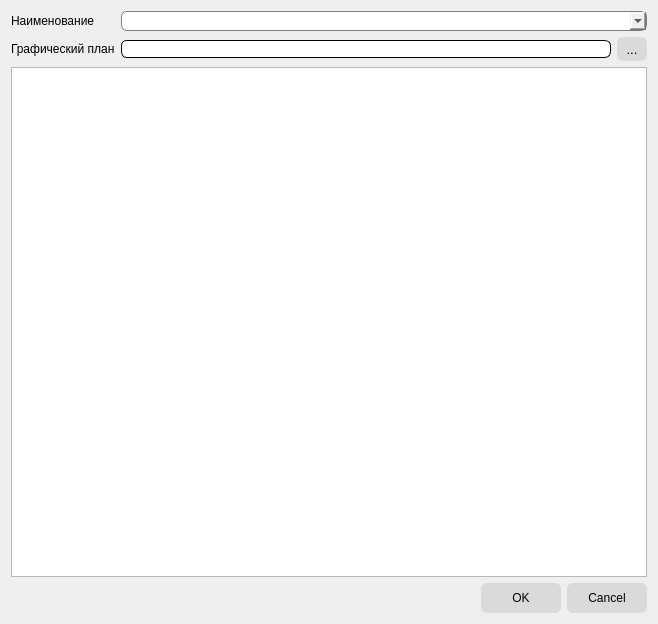
<?xml version="1.0" encoding="UTF-8"?>
<ui version="4.0">
 <class>NewFloorDialog</class>
 <widget class="QDialog" name="NewFloorDialog">
  <property name="geometry">
   <rect>
    <x>0</x>
    <y>0</y>
    <width>658</width>
    <height>624</height>
   </rect>
  </property>
  <property name="windowTitle">
   <string>Добавить этаж</string>
  </property>
  <property name="styleSheet">
   <string notr="true">QDialog, QLabel
{
	font-size: 9pt;
}

QPushButton
{
	background-color: rgb(218, 218, 218);
	border: none;
	border-radius: 6px;
	min-width: 80px;
	min-height: 30px;
}

#btnSelectFloorPath
{
	min-width: 30px;	
	max-width: 30px;
	min-height: 24px;
}

QPushButton:hover
{
	border-top: 1px solid black;
	border-left: 1px solid black;
	border-right: 2px outset black;
	border-bottom: 2px outset black;
}

QPushButton:pressed
{
	border: 2px inset black;
}

QLineEdit
{
	border: 1px solid black;
	border-radius: 6px;
	font-size: 9pt;
}

QComboBox
{
	border-radius: 6px;
	border: 1px solid gray;
	min-width: 120px;
	min-height: 18px;
	font-size: 9pt;
}

</string>
  </property>
  <layout class="QVBoxLayout" name="verticalLayout">
   <item>
    <layout class="QFormLayout" name="formLayout">
     <item row="0" column="0">
      <widget class="QLabel" name="label_2">
       <property name="text">
        <string>Наименование</string>
       </property>
      </widget>
     </item>
     <item row="1" column="0">
      <widget class="QLabel" name="label_3">
       <property name="text">
        <string>Графический план</string>
       </property>
      </widget>
     </item>
     <item row="1" column="1">
      <layout class="QHBoxLayout" name="horizontalLayout_14">
       <item>
        <widget class="QLineEdit" name="leFileName">
         <property name="enabled">
          <bool>false</bool>
         </property>
        </widget>
       </item>
       <item>
        <widget class="QPushButton" name="btnSelectFloorPath">
         <property name="sizePolicy">
          <sizepolicy hsizetype="Preferred" vsizetype="Fixed">
           <horstretch>0</horstretch>
           <verstretch>0</verstretch>
          </sizepolicy>
         </property>
         <property name="minimumSize">
          <size>
           <width>30</width>
           <height>24</height>
          </size>
         </property>
         <property name="maximumSize">
          <size>
           <width>30</width>
           <height>16777215</height>
          </size>
         </property>
         <property name="font">
          <font>
           <pointsize>10</pointsize>
          </font>
         </property>
         <property name="text">
          <string>...</string>
         </property>
        </widget>
       </item>
      </layout>
     </item>
     <item row="0" column="1">
      <widget class="QComboBox" name="cbNumber"/>
     </item>
    </layout>
   </item>
   <item>
    <widget class="QGraphicsView" name="gvPreview"/>
   </item>
   <item>
    <widget class="QDialogButtonBox" name="buttonBox">
     <property name="orientation">
      <enum>Qt::Horizontal</enum>
     </property>
     <property name="standardButtons">
      <set>QDialogButtonBox::Cancel|QDialogButtonBox::Ok</set>
     </property>
    </widget>
   </item>
  </layout>
 </widget>
 <resources/>
 <connections>
  <connection>
   <sender>buttonBox</sender>
   <signal>accepted()</signal>
   <receiver>NewFloorDialog</receiver>
   <slot>accept()</slot>
   <hints>
    <hint type="sourcelabel">
     <x>257</x>
     <y>403</y>
    </hint>
    <hint type="destinationlabel">
     <x>157</x>
     <y>274</y>
    </hint>
   </hints>
  </connection>
  <connection>
   <sender>buttonBox</sender>
   <signal>rejected()</signal>
   <receiver>NewFloorDialog</receiver>
   <slot>reject()</slot>
   <hints>
    <hint type="sourcelabel">
     <x>325</x>
     <y>403</y>
    </hint>
    <hint type="destinationlabel">
     <x>286</x>
     <y>274</y>
    </hint>
   </hints>
  </connection>
 </connections>
</ui>
